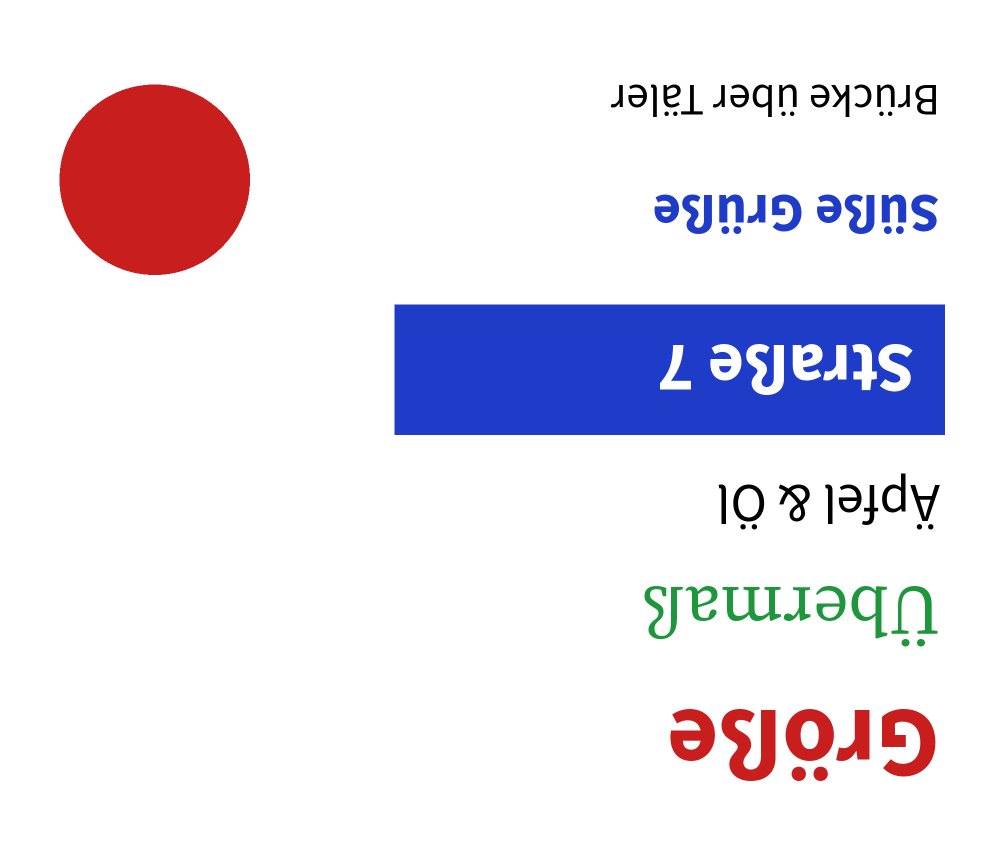
#> input picture tests/assets/vectrace-fixtures/tester/colour_poster_180.png, 2000 x 1700 px, given in place of poster.png, which was not available (shown at 1/2 size)
$ python make_turned.py
#> lines starting #> are read from the running program, lines starting #| are printed output that depends on the picture
"""Renders the tester fixtures of 0091 slice 3 (`acceptance_0091_slice3_tester.rs`).

Run from the repository root: `python3 -I vectrace/tests/fixtures/tester/make_turned.py`
(needs Pillow, and `make_posters.py` and `make_colour.py` run before, for `poster.png` and
`colour_poster.png`). Faces: Source Sans 3 (OFL, included in Curvyo).

Turns follow Pillow: a positive angle is counter-clockwise on the screen, so a line turned by 90
reads from the bottom to the top. In the document's y-down matrix that is `atan2(b, a) = -angle`.
- `poster_180.png`, `colour_poster_180.png`: the slice 1 and slice 2 posters turned by 180.
- `steep.png`: one line turned by 90 (bottom to top) and one by -90 (top to bottom).
- `mixed.png`: an upright line above an upside-down line.
- `turned_195.png`: one line turned by 195, i.e. 180 plus 15.
- `tight_180.png`: three upside-down lines with marks, set close together.
"""

from pathlib import Path

from PIL import Image, ImageDraw, ImageFont

ROOT = Path(__file__).resolve().parents[4]
OUT = Path(__file__).resolve().parent
SANS = ROOT / "frontend/public/fonts/source-sans-3/SourceSans3-Regular.otf"


def strip(string, size=96):
    face = ImageFont.truetype(str(SANS), size)
    left, top, right, bottom = face.getbbox(string)
    mask = Image.new("L", (right + 40, bottom + 40), 0)
    ImageDraw.Draw(mask).text((20, 20), string, font=face, fill=255)
    return mask


def put(image, string, degrees, centre):
    turned = strip(string).rotate(degrees, resample=Image.BICUBIC, expand=True)
    x = centre[0] - turned.width // 2
    y = centre[1] - turned.height // 2
    image.paste((0, 0, 0), (x, y), turned)


for name in ("poster", "colour_poster"):
    Image.open(OUT / f"{name}.png").rotate(180).save(OUT / f"{name}_180.png")
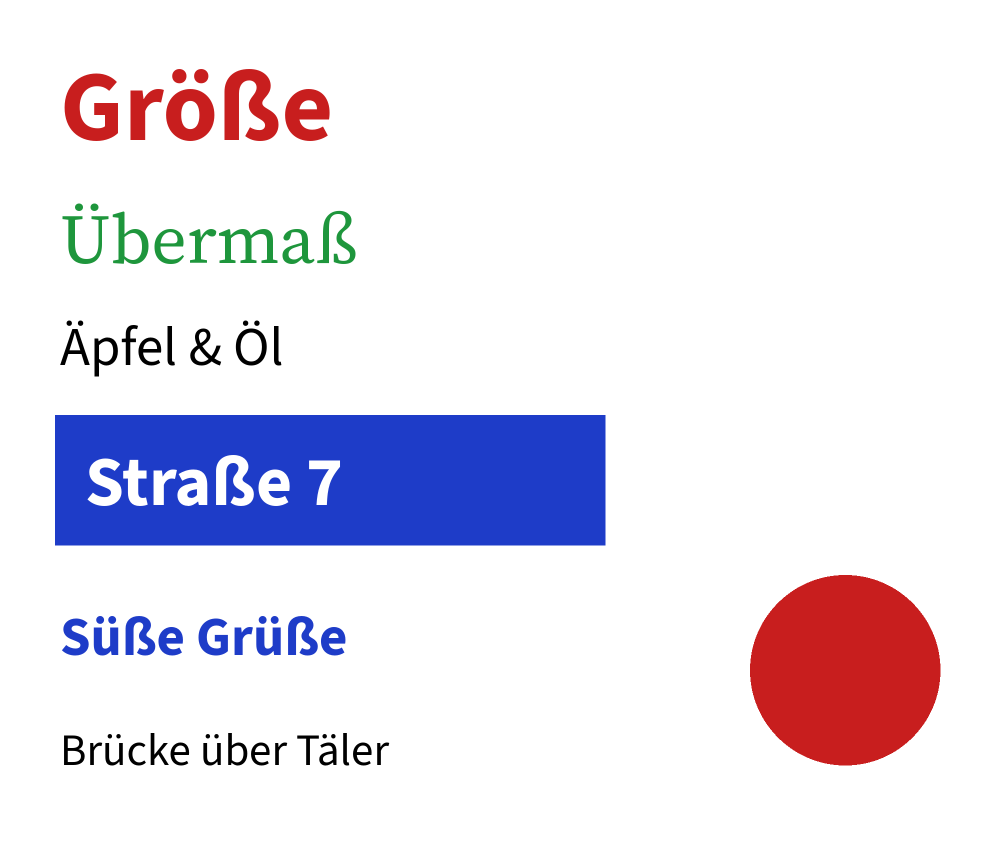
#> saved as poster_180.png: PIL image 2000x1700 RGB (shown at 1/2 size); mean R, G, B 230.9, 226.6, 238

steep = Image.new("RGB", (1400, 1400), "white")
#> steep: PIL image 1400x1400 RGB; every value is 255
put(steep, "Hochkant hinauf 90", 90, (350, 700))
#> in strip, `mask = Image.new("L", (right + 40, bottom + 40), 0)`: mask: PIL image 981x131 L; every value is 0
put(steep, "Hochkant hinab 90", -90, (1050, 700))
#> in strip (call 2), `mask = Image.new("L", (right + 40, bottom + 40), 0)`: mask: PIL image 947x131 L; every value is 0
steep.save(OUT / "steep.png")

mixed = Image.new("RGB", (1400, 700), "white")
#> mixed: PIL image 1400x700 RGB; every value is 255
put(mixed, "Oben aufrecht 11", 0, (700, 180))
#> call 3 of strip, with string = 'Oben aufrecht 11', size = 96
#> in strip (call 3), `mask = Image.new("L", (right + 40, bottom + 40), 0)`: mask: PIL image 881x131 L; every value is 0
#> in strip (call 3), `ImageDraw.Draw(mask).text((20, 20), string, font=face, fill=255)`:
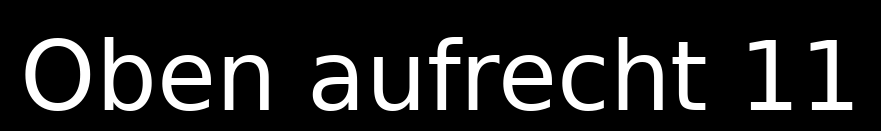
#> mask: PIL image 881x131 L; min 0, max 255, mean 34.6
put(mixed, "Unten kopfüber 22", 180, (700, 500))
#> in strip (call 4), `mask = Image.new("L", (right + 40, bottom + 40), 0)`: mask: PIL image 938x150 L; every value is 0
mixed.save(OUT / "mixed.png")

turned = Image.new("RGB", (1400, 1400), "white")
put(turned, "Winkel 195 Grad", 195, (700, 700))
#> in strip (call 5), `mask = Image.new("L", (right + 40, bottom + 40), 0)`: mask: PIL image 836x131 L; every value is 0
#> in strip (call 5), `ImageDraw.Draw(mask).text((20, 20), string, font=face, fill=255)`:
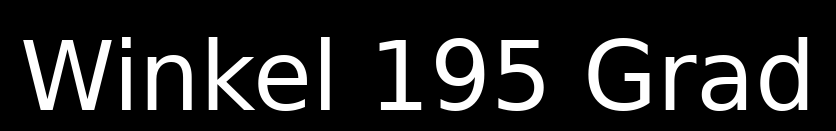
#> mask: PIL image 836x131 L; min 0, max 255, mean 37.4
#> in put (call 5), `turned = strip(string).rotate(degrees, resample=Image.BICUBIC, expand=..`:
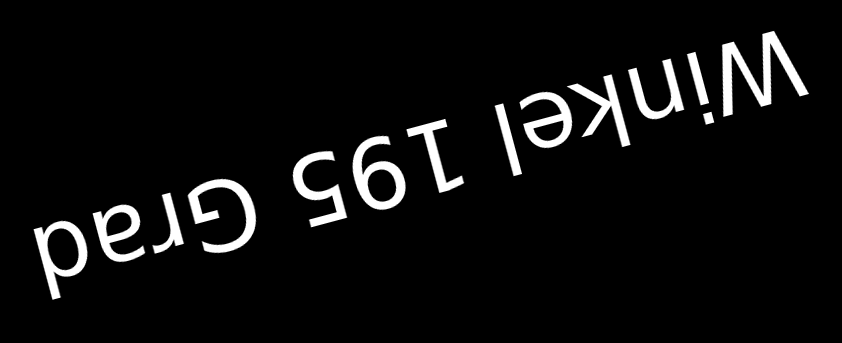
#> turned: PIL image 842x343 L; min 0, max 255, mean 14.2
#> in put (call 5), `image.paste((0, 0, 0), (x, y), turned)`:
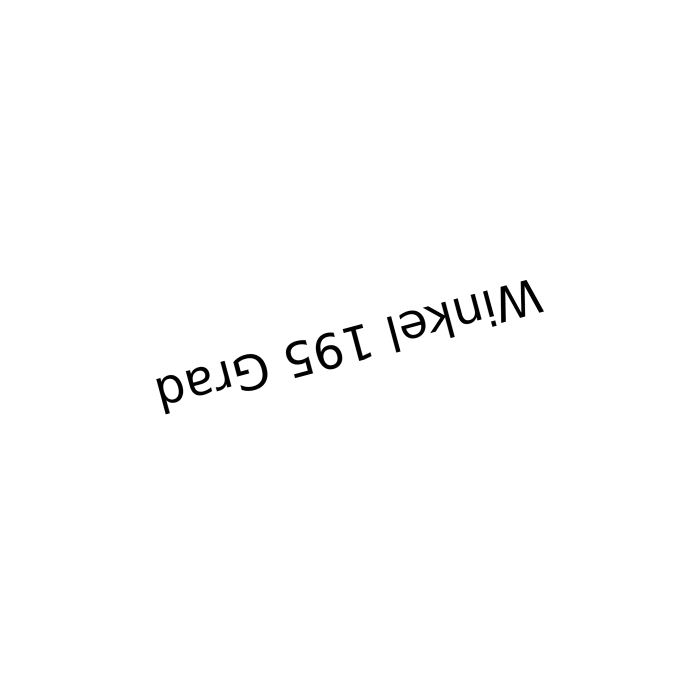
#> image: PIL image 1400x1400 RGB (shown at 1/2 size); min 0, max 255, mean 252.9
turned.save(OUT / "turned_195.png")

# Three tight lines, upside down, for the room a turned line grows by above its text: the lines
# of the middle and the top carry marks (Ä, Ö) that sit under the line above them once turned.
tight = Image.new("RGB", (1400, 700), "white")
for i, string in enumerate(["Äpfel Öl Ärger", "Ölfässer Übung", "Ärmel Öfen Äste"]):
    put(tight, string, 180, (700, 140 + i * 130))
#> this loop made 3 passes
#> pass 1, in put (call 6), `turned = strip(string).rotate(degrees, resample=Image.BICUBIC, expand=..`:
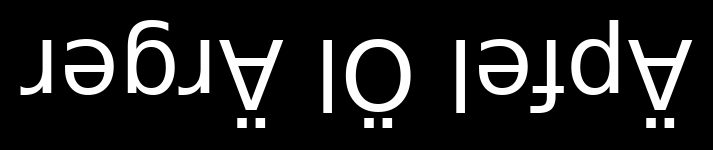
#> turned: PIL image 713x150 L; min 0, max 255, mean 34
#> after the loop:
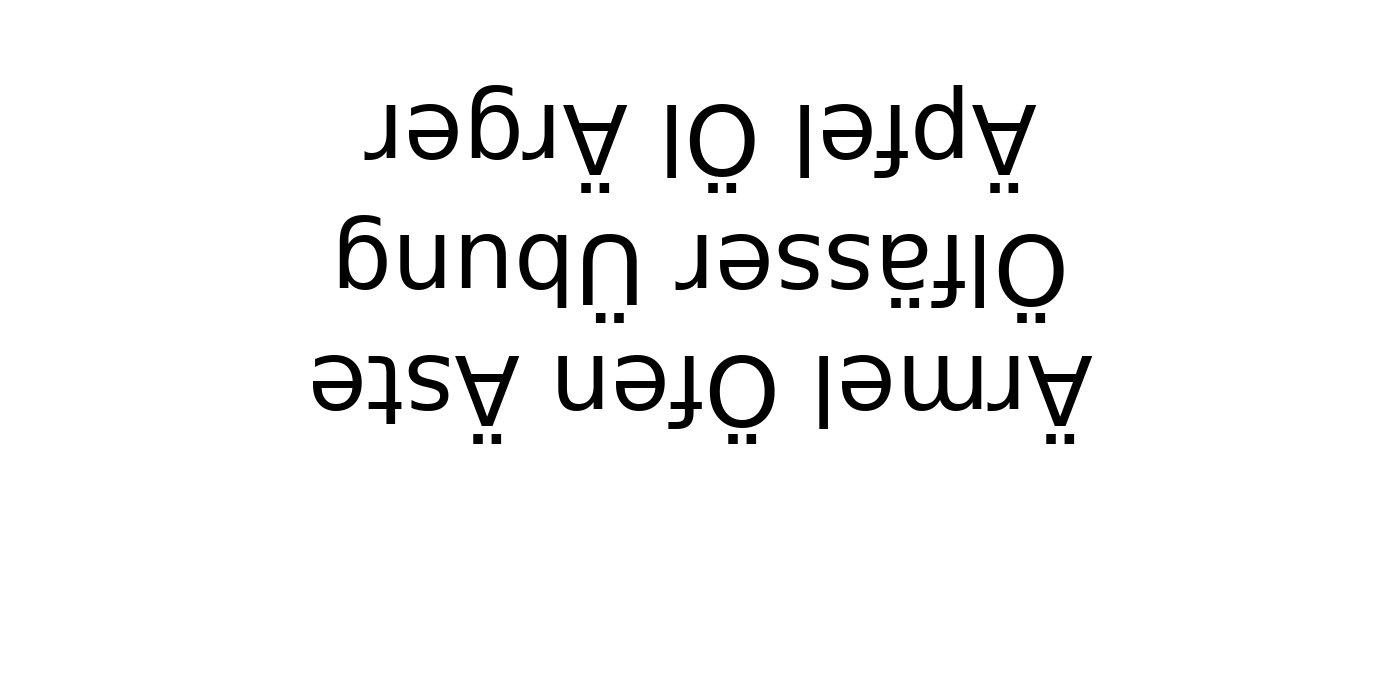
#> tight: PIL image 1400x700 RGB; min 0, max 255, mean 243.1
tight.save(OUT / "tight_180.png")
